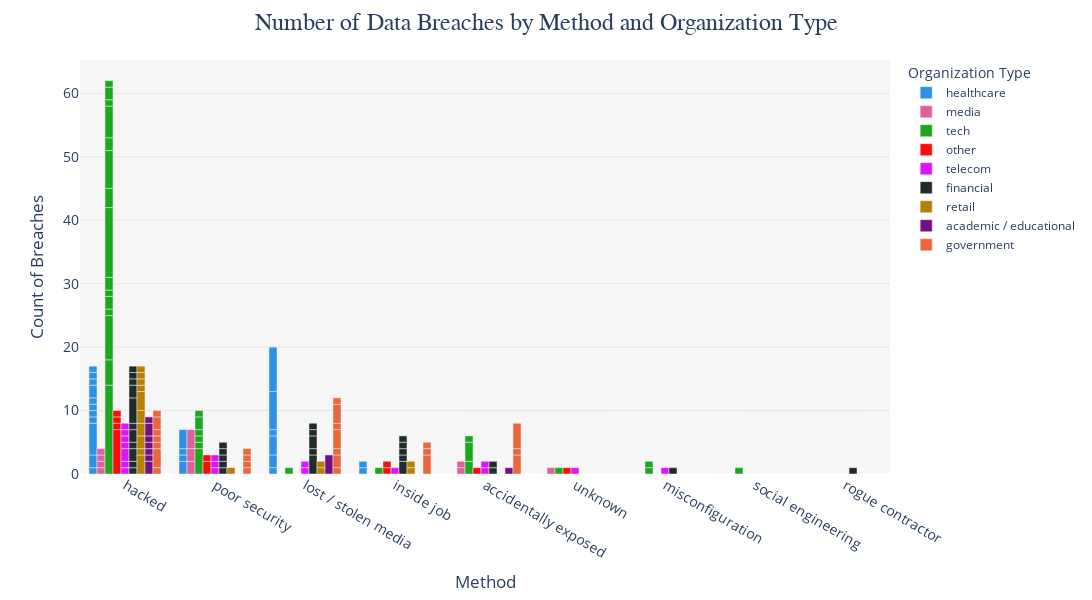

The notebook cell this image was saved under:
### Code cell
fig = px.bar(
    data_breaches,
    x="Method",
    y="Count of Breaches",
    color="Organization type",
    color_discrete_sequence=px.colors.qualitative.Dark24,
    barmode="group"
)

fig.update_layout(
    title="Number of Data Breaches by Method and Organization Type",
    title_font=dict(size=24, family="Arial"),
    title_x=0.5,
    xaxis_title="Method",
    yaxis_title="Count of Breaches",
    width=1200,
    height=600,
    font=dict(size=14),
    legend=dict(title="Organization Type", font=dict(size=12)),
    plot_bgcolor="rgba(245, 245, 245, 0.9)",
)

fig.update_yaxes(showgrid=True, gridwidth=0.5, gridcolor="LightGray")

fig.show()

### Figure 1 — Plotly figure (JSON) as saved in the notebook; plotly's stock layout.template omitted (floating-point values rounded to 4 significant figures)
{"data": [{"alignmentgroup": "True", "hovertemplate": "Organization type=healthcare<br>Method=%{x}<br>Count of Breaches=%{y}<extra></extra>", "legendgroup": "healthcare", "marker": {"color": "#2E91E5", "pattern": {"shape": ""}}, "name": "healthcare", "offsetgroup": "healthcare", "orientation": "v", "showlegend": true, "textposition": "auto", "type": "bar", "x": ["hacked", "poor security", "lost / stolen media", "lost / stolen media", "hacked", "poor security", "lost / stolen media", "hacked", "lost / stolen media", "lost / stolen media", "hacked", "hacked", "lost / stolen media", "poor security", "hacked", "poor security", "inside job", "hacked", "hacked", "inside job", "hacked", "hacked", "hacked"], "xaxis": "x", "y": [1, 2, 1, 2, 2, 1, 3, 5, 1, 6, 1, 1, 7, 1, 1, 3, 1, 1, 2, 1, 1, 1, 1], "yaxis": "y"}, {"alignmentgroup": "True", "hovertemplate": "Organization type=media<br>Method=%{x}<br>Count of Breaches=%{y}<extra></extra>", "legendgroup": "media", "marker": {"color": "#E15F99", "pattern": {"shape": ""}}, "name": "media", "offsetgroup": "media", "orientation": "v", "showlegend": true, "textposition": "auto", "type": "bar", "x": ["hacked", "accidentally exposed", "poor security", "poor security", "accidentally exposed", "poor security", "hacked", "hacked", "hacked", "unknown"], "xaxis": "x", "y": [1, 1, 2, 2, 1, 3, 1, 1, 1, 1], "yaxis": "y"}, {"alignmentgroup": "True", "hovertemplate": "Organization type=tech<br>Method=%{x}<br>Count of Breaches=%{y}<extra></extra>", "legendgroup": "tech", "marker": {"color": "#1CA71C", "pattern": {"shape": ""}}, "name": "tech", "offsetgroup": "tech", "orientation": "v", "showlegend": true, "textposition": "auto", "type": "bar", "x": ["hacked", "poor security", "poor security", "hacked", "inside job", "accidentally exposed", "hacked", "hacked", "hacked", "hacked", "hacked", "hacked", "hacked", "hacked", "hacked", "poor security", "poor security", "hacked", "accidentally exposed", "lost / stolen media", "accidentally exposed", "misconfiguration", "hacked", "poor security", "unknown", "hacked", "misconfiguration", "poor security", "hacked", "social engineering"], "xaxis": "x", "y": [14, 4, 1, 4, 1, 2, 7, 1, 2, 1, 2, 11, 3, 6, 2, 1, 1, 5, 3, 1, 1, 1, 1, 2, 1, 2, 1, 1, 1, 1], "yaxis": "y"}, {"alignmentgroup": "True", "hovertemplate": "Organization type=other<br>Method=%{x}<br>Count of Breaches=%{y}<extra></extra>", "legendgroup": "other", "marker": {"color": "#FB0D0D", "pattern": {"shape": ""}}, "name": "other", "offsetgroup": "other", "orientation": "v", "showlegend": true, "textposition": "auto", "type": "bar", "x": ["hacked", "hacked", "unknown", "inside job", "hacked", "poor security", "inside job", "poor security", "hacked", "accidentally exposed"], "xaxis": "x", "y": [7, 1, 1, 1, 1, 2, 1, 1, 1, 1], "yaxis": "y"}, {"alignmentgroup": "True", "hovertemplate": "Organization type=telecom<br>Method=%{x}<br>Count of Breaches=%{y}<extra></extra>", "legendgroup": "telecom", "marker": {"color": "#DA16FF", "pattern": {"shape": ""}}, "name": "telecom", "offsetgroup": "telecom", "orientation": "v", "showlegend": true, "textposition": "auto", "type": "bar", "x": ["poor security", "lost / stolen media", "hacked", "poor security", "hacked", "hacked", "hacked", "hacked", "hacked", "misconfiguration", "poor security", "accidentally exposed", "lost / stolen media", "hacked", "unknown", "accidentally exposed", "inside job"], "xaxis": "x", "y": [1, 1, 1, 1, 1, 2, 1, 1, 1, 1, 1, 1, 1, 1, 1, 1, 1], "yaxis": "y"}, {"alignmentgroup": "True", "hovertemplate": "Organization type=financial<br>Method=%{x}<br>Count of Breaches=%{y}<extra></extra>", "legendgroup": "financial", "marker": {"color": "#222A2A", "pattern": {"shape": ""}}, "name": "financial", "offsetgroup": "financial", "orientation": "v", "showlegend": true, "textposition": "auto", "type": "bar", "x": ["lost / stolen media", "poor security", "lost / stolen media", "poor security", "accidentally exposed", "hacked", "hacked", "hacked", "hacked", "poor security", "inside job", "inside job", "inside job", "hacked", "inside job", "lost / stolen media", "poor security", "hacked", "poor security", "hacked", "hacked", "hacked", "inside job", "lost / stolen media", "lost / stolen media", "rogue contractor", "misconfiguration", "hacked", "hacked", "accidentally exposed"], "xaxis": "x", "y": [3, 1, 1, 1, 1, 1, 1, 2, 1, 1, 2, 1, 1, 2, 1, 2, 1, 1, 1, 4, 2, 1, 1, 1, 1, 1, 1, 1, 1, 1], "yaxis": "y"}, {"alignmentgroup": "True", "hovertemplate": "Organization type=retail<br>Method=%{x}<br>Count of Breaches=%{y}<extra></extra>", "legendgroup": "retail", "marker": {"color": "#B68100", "pattern": {"shape": ""}}, "name": "retail", "offsetgroup": "retail", "orientation": "v", "showlegend": true, "textposition": "auto", "type": "bar", "x": ["hacked", "inside job", "hacked", "hacked", "lost / stolen media", "hacked", "hacked", "hacked", "poor security", "inside job", "hacked", "lost / stolen media", "hacked", "hacked", "hacked"], "xaxis": "x", "y": [3, 1, 1, 2, 1, 2, 2, 3, 1, 1, 1, 1, 1, 1, 1], "yaxis": "y"}, {"alignmentgroup": "True", "hovertemplate": "Organization type=academic / educational<br>Method=%{x}<br>Count of Breaches=%{y}<extra></extra>", "legendgroup": "academic / educational", "marker": {"color": "#750D86", "pattern": {"shape": ""}}, "name": "academic / educational", "offsetgroup": "academic / educational", "orientation": "v", "showlegend": true, "textposition": "auto", "type": "bar", "x": ["hacked", "hacked", "hacked", "lost / stolen media", "hacked", "hacked", "hacked", "hacked", "accidentally exposed"], "xaxis": "x", "y": [2, 1, 1, 3, 1, 1, 2, 1, 1], "yaxis": "y"}, {"alignmentgroup": "True", "hovertemplate": "Organization type=government<br>Method=%{x}<br>Count of Breaches=%{y}<extra></extra>", "legendgroup": "government", "marker": {"color": "#EB663B", "pattern": {"shape": ""}}, "name": "government", "offsetgroup": "government", "orientation": "v", "showlegend": true, "textposition": "auto", "type": "bar", "x": ["lost / stolen media", "hacked", "poor security", "lost / stolen media", "inside job", "lost / stolen media", "poor security", "hacked", "accidentally exposed", "poor security", "hacked", "accidentally exposed", "inside job", "hacked", "lost / stolen media", "hacked", "hacked", "accidentally exposed", "inside job", "lost / stolen media", "poor security", "lost / stolen media", "lost / stolen media", "hacked"], "xaxis": "x", "y": [1, 1, 1, 2, 3, 1, 1, 3, 3, 1, 1, 1, 1, 1, 3, 1, 2, 4, 1, 1, 1, 3, 1, 1], "yaxis": "y"}], "layout": {"barmode": "group", "font": {"size": 14}, "height": 600, "legend": {"font": {"size": 12}, "title": {"text": "Organization Type"}, "tracegroupgap": 0}, "margin": {"t": 60}, "plot_bgcolor": "rgba(245, 245, 245, 0.9)", "title": {"font": {"family": "Arial", "size": 24}, "text": "Number of Data Breaches by Method and Organization Type", "x": 0.5}, "width": 1200, "xaxis": {"anchor": "y", "domain": [0, 1], "title": {"text": "Method"}}, "yaxis": {"anchor": "x", "domain": [0, 1], "gridcolor": "LightGray", "gridwidth": 0.5, "showgrid": true, "title": {"text": "Count of Breaches"}}}}
